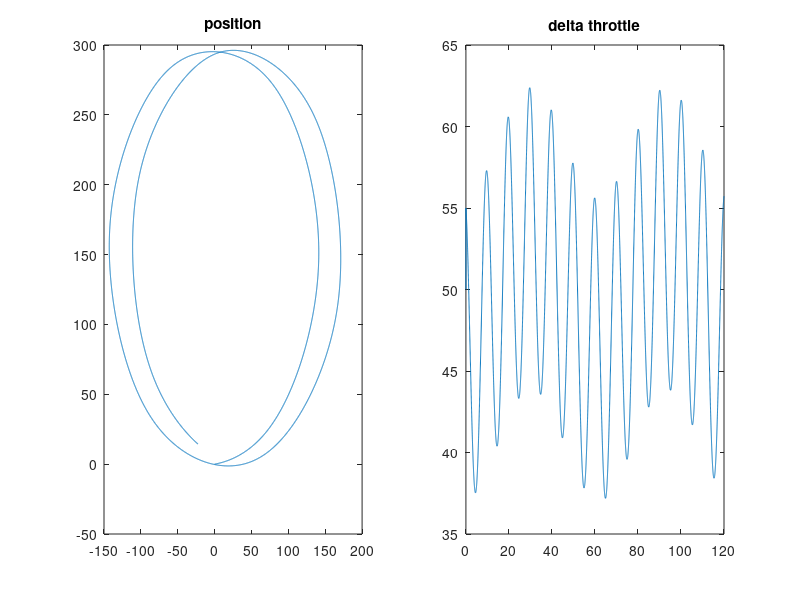

This chart was generated by the following MATLAB code:

% simulation from the equations from Hector

clear all; clc; close all;

%% init
delta_T = 0.01;
final_time = 120;

m = 1; % mass of the aircraft [kg]
W = m*9.8; % weight force [N]

cl = 9.8/15^2; % coefficient to be determined experimentally
cth = 15/50; % same

kp = 1; % positive gain constant to be also determined experimentally
th_nominal = 50; % nominal vlalue of the throttle
th_delta = 0;
hd = 25; % desired altitude [m]
u_theta = 0.1;

w = [1;0]; % wind vector (x, y axis velocity

vv = 2; % vertical velocity
sh = 15; % horizontal speed
h = 20; % altitude 
p = [0; 0]; % position
theta = 0.1; % initial angle
vh = sh * [cos(theta);sin(theta)]; % initial velocity


log_time = 0:delta_T:final_time;
log_vv = zeros(length(log_time), 1);
log_h = log_vv;
log_theta = log_vv;
log_sh = log_vv;
log_th_delta = log_vv;
log_p = zeros(length(log_time), 2);
log_vh = log_p;

i = 1;
log_vv(i) = vv;
log_h(i) = h;
log_theta(i) = theta;
log_sh(i) = sh;
log_th_delta(i) = th_delta;
log_p(i, :) = p;
log_vh(i, :) = vh;


%% sim

for time = delta_T:delta_T:final_time

% Vertical dynamics
th_delta = kp*(hd - h);
wbx = dot(w,[cos(theta), sin(theta)]);
vs = cth*(th_nominal + th_delta) + wbx;
L = cl * vs*vs;
av = 1/m * (L - W);
vv = vv + av*delta_T;
h = h + vv*delta_T;

% Horizontal unicycle model
sh = cth*(th_nominal + th_delta);
pdot = sh*[cos(theta);sin(theta)] + w;

p = p + pdot*delta_T;
theta = theta + u_theta*delta_T;

% Log
i = i+1;
log_vv(i) = vv;
log_h(i) = h;
log_theta(i) = theta;
log_sh(i) = sh;
log_th_delta(i) = th_delta;
log_p(i, :) = p;
log_vh(i, :) = vh;
    
end

%% plots

subplot(1,2,1);
plot(log_p(:, 1), log_p(:, 2))
title('position');
subplot(1,2,2);
plot(log_time, th_nominal + log_th_delta)
title('delta throttle');
